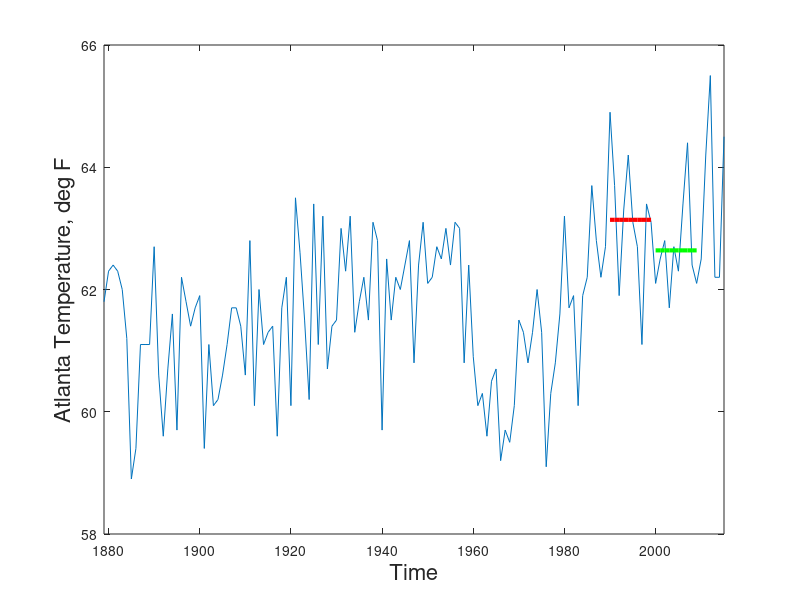

Recreate this plot in MATLAB.
%% week3 exercise

% safety first
clear all;
close all;

% load AtlantaTemp data
load AtlantaTemp.mat

% set range to 2nd thru 138th entry
range = 2:138;

% make a time series plot
plot(Year(range),Annual(range));
xlabel('Time','fontsize',16);
ylabel('Atlanta Temperature, deg F','fontsize',16);
axis([1879 2015 58 66]);

% compare 1990s and 2000s 
n90s=find(Year>=1990 & Year<2000);
n00s=find(Year>=2000 & Year<2010);

% calculate two average temperatures
X1ave = mean(Annual(n90s))
X2ave = mean(Annual(n00s))

% visualize them
hold on;
plot(Year(n90s),X1ave*ones(10,1),'r-','linewidth',3);
plot(Year(n00s),X2ave*ones(10,1),'g-','linewidth',3);

% 1. Use 95% CL
CL = .95;

% 2. Null hypothesis
% H0: 2000s and 1990s aren't significantly different
% H1: 2000s is cooler than 1990s. 

% 3. Two tail test

% 4. Critical t-value
N1 = length(n90s);
N2 = length(n00s);
df = N1+N2-2;
tcrit = tinv(.5*(CL+1),df)

% 5. Evaluate the hypothesis
X1std=std(Annual(n90s));
X2std=std(Annual(n00s));
sigma = sqrt((N1*X1std^2+N2*X2std^2)/(N1+N2-2))
tval=(X1ave-X2ave)/(sigma*sqrt(1/N1+1/N2))

% display result
disp(['critical t-value is : ',num2str(tcrit)]);
disp(['observed t-value is : ',num2str(tval)]);

% The magnitude of observed t value is less than the critical t value. 
% Thus we cannot reject the null hypothesis. 
% 2000s and 1990s mean temperatures are not significantly different. 

return
% mean over 1879 to 2015
tempmn = mean(Annual(range));
disp(['average temperature over 1879 to 2015 is ',num2str(tempmn),' deg F.'])

% generate random number to sample 
Annual = Annual(range);
Year = Year(range);
N = 6; % take N samples
M = 1000; % repeat sampling

for i=1:M
    
n = floor(rand(N,1)*137)+1; % generate random number
X = Annual(n);
% hold on;
% plot(Year(n),X,'ro');
% hold off;
Xave(i) = mean(X);
Xstd(i) = std(X);
t(i) = (Xave(i) - tempmn)/(Xstd(i)/sqrt(N-1));

end

% plot the histogram
figure(2);
hist(t,[-10:.25:10]);
hold on;
t0 = -10:.25:10;
y0 = tpdf(t0,N-1);
plot(t0,y0*M*.25,'linewidth',2);

% 4. calculate tcrit
tcrit = tinv(.975,N-1);

% t-test
n = find(Year>=2010);
X = Annual(n);
Xave = mean(X);
Xstd = std(X);
t = (Xave - tempmn)/(Xstd/sqrt(N-1));







